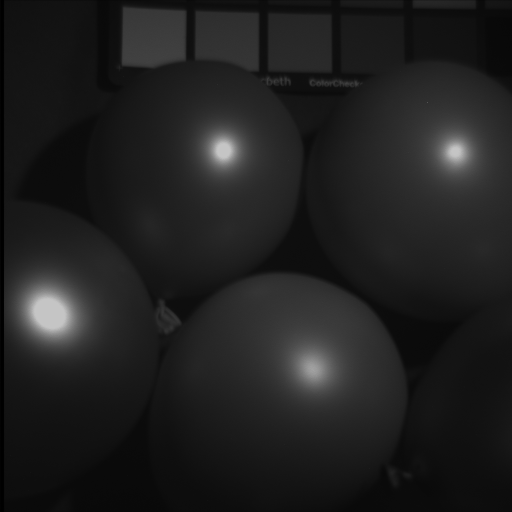
#> input picture data/balloons_ms/balloons_ms_01.png, 512 x 512 px; its folder holds 4 pictures in this run
$ python compute_metrics.py
#> lines starting #> are read from the running program, lines starting #| are printed output that depends on the picture
### isp_pipeline.py
"""
Camera ISP (Image Signal Processing) Pipeline Simulation
---------------------------------------------------------
This script simulates how a real camera with a Bayer sensor would turn
a multispectral reflectance image into a final RGB photo.

Pipeline steps:
1. Load a multispectral image cube (one image per wavelength band).
2. Use camera sensor spectral response (QE) curves to get R, G, B
   intensity images.
3. Arrange the R, G, B values into a Bayer RAW image (RGGB pattern),
   just like a real camera sensor.
4. Demosaic the RAW image to get a full RGB image (two methods:
   bilinear and edge-aware).
5. Apply white balance, color correction (CCM) and gamma correction.
6. Save the final images so the two demosaicing methods can be compared.
"""

import os

import cv2
import numpy as np
import pandas as pd
import imageio

# ----------------------------- CONFIG ----------------------------- #
# Change these paths if your data is stored somewhere else
MS_IMAGE_FOLDER = "data/balloons_ms"   # folder with the multispectral band images
QE_FOLDER = "data"                     # folder with the camera QE curve excel files
OUTPUT_FOLDER = "outputs"

QE_FILE_R = "spectral response curve red.xlsx"
QE_FILE_G = "spectral response curve green.xlsx"
QE_FILE_B = "spectral response curve blue.xlsx"

IMAGE_SIZE = 512   # size of the output image (assumes square images)
GAMMA = 2.2        # gamma value used for the final gamma correction

# Color correction matrix (CCM) - converts sensor colors to more natural colors
CCM = np.array([
    [1.6, -0.3, -0.3],
    [-0.2, 1.4, -0.2],
    [-0.1, -0.3, 1.4]
], dtype=np.float32)
# --------------------------------------------------------------------- #


def wavelength_to_index(wavelength: np.ndarray) -> np.ndarray:
    """Convert a wavelength (nm) to the band index of the loaded cube.
    Assumes the cube starts at 400nm with 10nm steps between bands."""
    return ((wavelength - 400) / 10).astype(np.int64)


def load_multispectral_cube(folder_path: str) -> np.ndarray:
    """Load all band images from a folder and stack them into a
    Height x Width x Bands cube."""
#> called with folder_path = 'data/balloons_ms'
    files = sorted(os.listdir(folder_path))
    files = [f for f in files if f.lower().endswith(('.png', '.bmp', '.tif', '.jpg'))]

    if not files:
        raise FileNotFoundError(f"No image files found in '{folder_path}'")

    bands = []
    for f in files:
        img = cv2.imread(os.path.join(folder_path, f), cv2.IMREAD_UNCHANGED)
#> img is the input picture: shape (512, 512) uint16; min 34, max 50689, mean 8318.1
        img = img.astype(np.float32) / 255.0  # normalize 8-bit images to 0-1
        bands.append(img)

    return np.stack(bands, axis=-1)
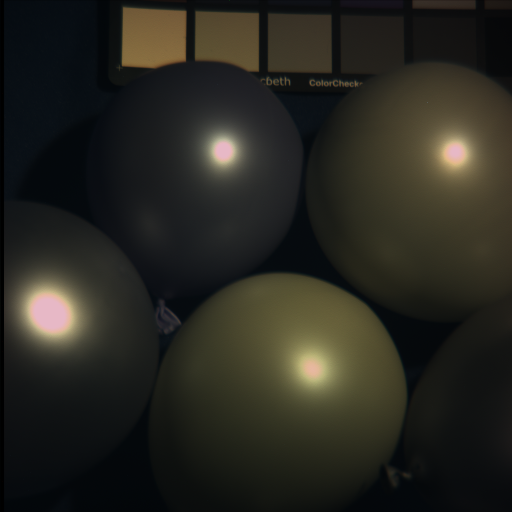
#> returned value: shape (512, 512, 4) float32; mean of channels 0, 1, 2, 3 32.6, 39.7, 40.4, 40.5; drawn as B, G, R


# [117 lines left out: functions load_qe_curve, compute_channel_intensity, build_bayer_raw, demosaic, white_balance, apply_ccm and 3 more, not called in this run]


# [2 lines that do not run on import are left out]

### compute_metrics.py
"""
Demosaicing Quality Comparison
--------------------------------
Compares the bilinear and edge-aware demosaicing results against a
"ground truth" RGB image derived directly from the multispectral cube
(i.e. without ever going through the Bayer mosaic step).

Metrics used:
- PSNR (Peak Signal-to-Noise Ratio) - higher is better
- SSIM (Structural Similarity Index) - closer to 1 is better

Run this after isp_pipeline.py has generated the Bayer RAW image.
"""

import os
import numpy as np
from skimage.metrics import peak_signal_noise_ratio, structural_similarity

from isp_pipeline import (
    MS_IMAGE_FOLDER,
    OUTPUT_FOLDER,
    load_multispectral_cube,
    wavelength_to_index,
    build_bayer_raw,
    demosaic,
    IMAGE_SIZE,
)


def normalize_to_uint8(image: np.ndarray) -> np.ndarray:
    """Scale an image to the full 0-255 range for fair comparison."""
    img = image.astype(np.float32)
    img -= img.min()
    if img.max() > 0:
        img /= img.max()
    return (img * 255).astype(np.uint8)


def build_ground_truth_rgb(ms_image: np.ndarray) -> np.ndarray:
    """Build a reference RGB image directly from the multispectral cube
    by averaging the bands in each color's wavelength range (no Bayer
    sampling, no demosaicing)."""
    R_wavelengths = np.arange(660, 701, 10)
    G_wavelengths = np.arange(500, 651, 10)
    B_wavelengths = np.arange(400, 491, 10)

#> (the run stopped early here; a loop or call above may not have finished)
